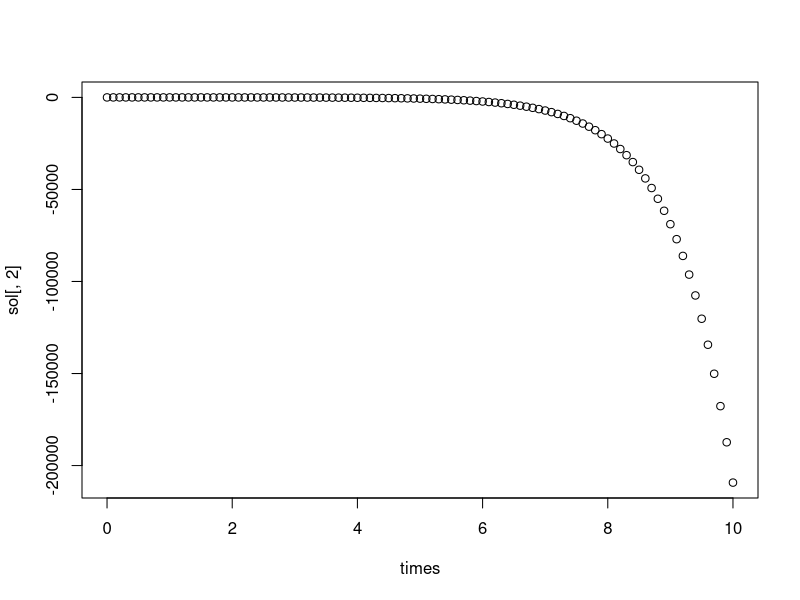

This figure's R source:
library(lubridate)

require(deSolve)
f <- function(t,y,parms) {  
      dydt <- c(y[2], sin(t)-c*y[1]-b*y[2])
      list(dydt)
}
b <- -2;c <- 1
y0 <- c(1,-0.5);
times <- seq(from=0,t=10,by=0.1)
coeff <- c(b,c)
start <- now()
sol <- ode(y0,times,f,parms=coeff)
end <- now()
print(sol[,2])
plot(times,sol[,2])
print(end-start)
